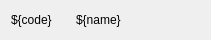
<?xml version="1.0" encoding="UTF-8"?>
<ui version="4.0">
 <class>Form</class>
 <widget class="QWidget" name="Form">
  <property name="geometry">
   <rect>
    <x>0</x>
    <y>0</y>
    <width>211</width>
    <height>40</height>
   </rect>
  </property>
  <property name="windowTitle">
   <string>Form</string>
  </property>
  <layout class="QHBoxLayout" name="horizontalLayout">
   <item>
    <widget class="QLabel" name="label_2">
     <property name="text">
      <string>${code}</string>
     </property>
    </widget>
   </item>
   <item>
    <widget class="QLabel" name="label">
     <property name="text">
      <string>${name}</string>
     </property>
    </widget>
   </item>
   <item>
    <widget class="QLabel" name="label_3">
     <property name="text">
      <string/>
     </property>
    </widget>
   </item>
  </layout>
 </widget>
 <resources/>
 <connections/>
</ui>
